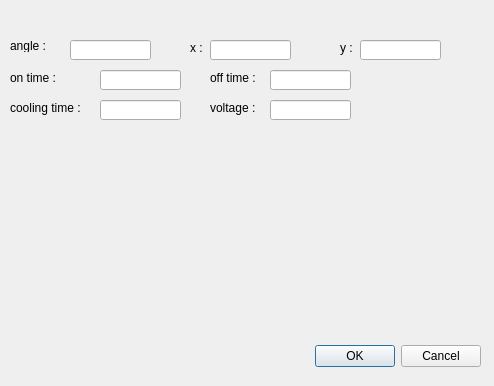
<?xml version="1.0" encoding="UTF-8"?>
<ui version="4.0">
 <class>research</class>
 <widget class="QDialog" name="research">
  <property name="geometry">
   <rect>
    <x>0</x>
    <y>0</y>
    <width>494</width>
    <height>386</height>
   </rect>
  </property>
  <property name="windowTitle">
   <string>Dialog</string>
  </property>
  <widget class="QDialogButtonBox" name="buttonBox">
   <property name="geometry">
    <rect>
     <x>140</x>
     <y>340</y>
     <width>341</width>
     <height>32</height>
    </rect>
   </property>
   <property name="orientation">
    <enum>Qt::Horizontal</enum>
   </property>
   <property name="standardButtons">
    <set>QDialogButtonBox::Cancel|QDialogButtonBox::Ok</set>
   </property>
  </widget>
  <widget class="QLineEdit" name="lineEdit_angle">
   <property name="geometry">
    <rect>
     <x>70</x>
     <y>40</y>
     <width>81</width>
     <height>20</height>
    </rect>
   </property>
  </widget>
  <widget class="QLabel" name="label_angle">
   <property name="geometry">
    <rect>
     <x>10</x>
     <y>40</y>
     <width>54</width>
     <height>12</height>
    </rect>
   </property>
   <property name="text">
    <string>angle :</string>
   </property>
  </widget>
  <widget class="QLabel" name="label_x">
   <property name="geometry">
    <rect>
     <x>190</x>
     <y>40</y>
     <width>21</width>
     <height>16</height>
    </rect>
   </property>
   <property name="text">
    <string>x :</string>
   </property>
  </widget>
  <widget class="QLineEdit" name="lineEdit_x">
   <property name="geometry">
    <rect>
     <x>210</x>
     <y>40</y>
     <width>81</width>
     <height>20</height>
    </rect>
   </property>
  </widget>
  <widget class="QLabel" name="label_y">
   <property name="geometry">
    <rect>
     <x>340</x>
     <y>40</y>
     <width>31</width>
     <height>16</height>
    </rect>
   </property>
   <property name="text">
    <string>y :</string>
   </property>
  </widget>
  <widget class="QLineEdit" name="lineEdit_y">
   <property name="geometry">
    <rect>
     <x>360</x>
     <y>40</y>
     <width>81</width>
     <height>20</height>
    </rect>
   </property>
  </widget>
  <widget class="QLabel" name="label_voltage">
   <property name="geometry">
    <rect>
     <x>210</x>
     <y>100</y>
     <width>51</width>
     <height>16</height>
    </rect>
   </property>
   <property name="text">
    <string>voltage :</string>
   </property>
  </widget>
  <widget class="QLineEdit" name="lineEdit_voltage">
   <property name="geometry">
    <rect>
     <x>270</x>
     <y>100</y>
     <width>81</width>
     <height>20</height>
    </rect>
   </property>
  </widget>
  <widget class="QLabel" name="label_on_time">
   <property name="geometry">
    <rect>
     <x>10</x>
     <y>70</y>
     <width>51</width>
     <height>16</height>
    </rect>
   </property>
   <property name="text">
    <string>on time :</string>
   </property>
  </widget>
  <widget class="QLineEdit" name="lineEdit_on_time">
   <property name="geometry">
    <rect>
     <x>100</x>
     <y>70</y>
     <width>81</width>
     <height>20</height>
    </rect>
   </property>
  </widget>
  <widget class="QLabel" name="label_off_time">
   <property name="geometry">
    <rect>
     <x>210</x>
     <y>70</y>
     <width>61</width>
     <height>16</height>
    </rect>
   </property>
   <property name="text">
    <string>off time :</string>
   </property>
  </widget>
  <widget class="QLineEdit" name="lineEdit_off_time">
   <property name="geometry">
    <rect>
     <x>270</x>
     <y>70</y>
     <width>81</width>
     <height>20</height>
    </rect>
   </property>
  </widget>
  <widget class="QLabel" name="label_cooling_time">
   <property name="geometry">
    <rect>
     <x>10</x>
     <y>100</y>
     <width>81</width>
     <height>16</height>
    </rect>
   </property>
   <property name="text">
    <string>cooling time :</string>
   </property>
  </widget>
  <widget class="QLineEdit" name="lineEdit_cooling_time">
   <property name="geometry">
    <rect>
     <x>100</x>
     <y>100</y>
     <width>81</width>
     <height>20</height>
    </rect>
   </property>
  </widget>
 </widget>
 <resources/>
 <connections>
  <connection>
   <sender>buttonBox</sender>
   <signal>accepted()</signal>
   <receiver>research</receiver>
   <slot>accept()</slot>
   <hints>
    <hint type="sourcelabel">
     <x>248</x>
     <y>254</y>
    </hint>
    <hint type="destinationlabel">
     <x>157</x>
     <y>274</y>
    </hint>
   </hints>
  </connection>
  <connection>
   <sender>buttonBox</sender>
   <signal>rejected()</signal>
   <receiver>research</receiver>
   <slot>reject()</slot>
   <hints>
    <hint type="sourcelabel">
     <x>316</x>
     <y>260</y>
    </hint>
    <hint type="destinationlabel">
     <x>286</x>
     <y>274</y>
    </hint>
   </hints>
  </connection>
 </connections>
</ui>
